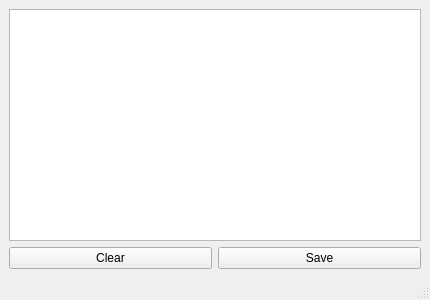
<?xml version="1.0" encoding="UTF-8"?>
<ui version="4.0">
 <class>Figure_11_Comment_View</class>
 <widget class="QMainWindow" name="Figure_11_Comment_View">
  <property name="geometry">
   <rect>
    <x>0</x>
    <y>0</y>
    <width>430</width>
    <height>300</height>
   </rect>
  </property>
  <property name="windowTitle">
   <string>MainWindow</string>
  </property>
  <widget class="QWidget" name="centralwidget">
   <layout class="QGridLayout" name="gridLayout">
    <item row="0" column="0" colspan="2">
     <widget class="QTextEdit" name="textEdit"/>
    </item>
    <item row="1" column="0">
     <widget class="QPushButton" name="pushButton_2">
      <property name="text">
       <string>Clear</string>
      </property>
     </widget>
    </item>
    <item row="1" column="1">
     <widget class="QPushButton" name="pushButton">
      <property name="text">
       <string>Save</string>
      </property>
     </widget>
    </item>
   </layout>
  </widget>
  <widget class="QStatusBar" name="statusbar"/>
 </widget>
 <resources/>
 <connections/>
</ui>
